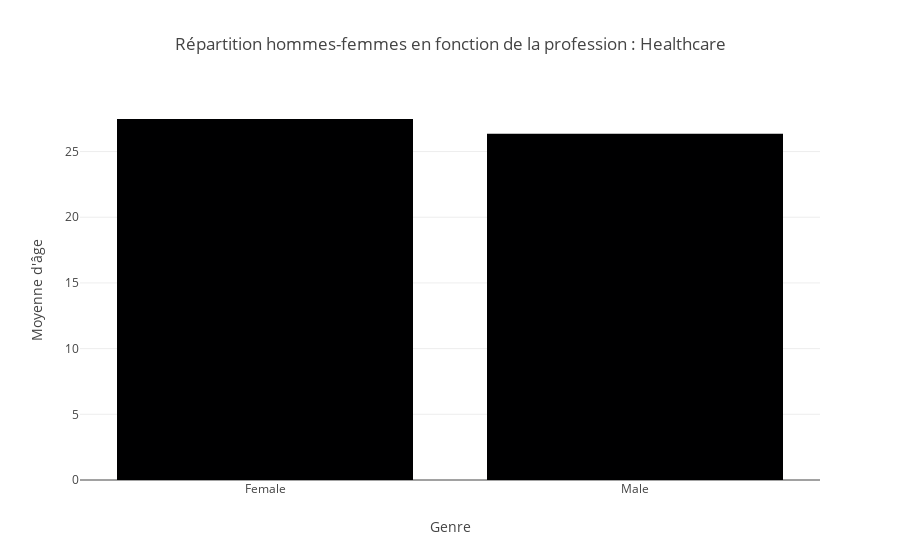

Write notebook code for a chart like this one.
### Code cell
import plotly.graph_objects as go

Profession = 'Healthcare'
data = df[df['Profession'] == Profession].groupby('Gender').mean().Age

# Création de la figure
fig = go.Figure(data=[go.Bar(x=data.index, y=data.values)])

# Mise en forme du graphique
fig.update_layout(title=f'Répartition hommes-femmes en fonction de la profession : {Profession}',
                  xaxis_title='Genre',
                  yaxis_title='Moyenne d\'âge')

### Figure 1 — Plotly figure (JSON) as saved in the notebook; plotly's stock layout.template omitted (floating-point values rounded to 4 significant figures)
{"data": [{"type": "bar", "x": ["Female", "Male"], "y": [27.48, 26.36]}], "layout": {"title": {"text": "Répartition hommes-femmes en fonction de la profession : Healthcare"}, "xaxis": {"title": {"text": "Genre"}}, "yaxis": {"title": {"text": "Moyenne d'âge"}}}}
